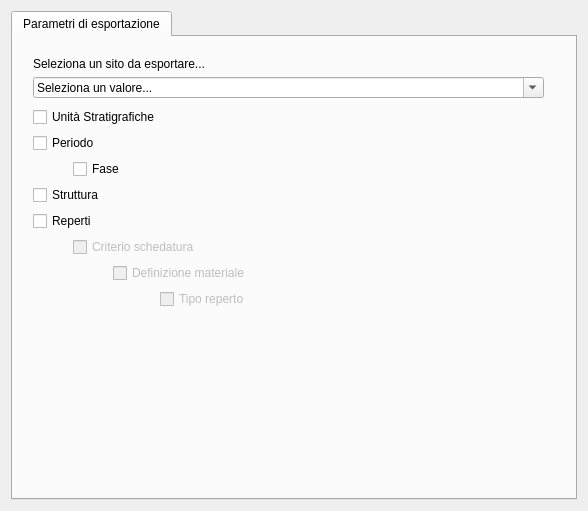
<?xml version="1.0" encoding="UTF-8"?>
<ui version="4.0">
 <class>Dialog_img_exp</class>
 <widget class="QDialog" name="Dialog_img_exp">
  <property name="windowModality">
   <enum>Qt::NonModal</enum>
  </property>
  <property name="enabled">
   <bool>true</bool>
  </property>
  <property name="geometry">
   <rect>
    <x>0</x>
    <y>0</y>
    <width>588</width>
    <height>511</height>
   </rect>
  </property>
  <property name="minimumSize">
   <size>
    <width>450</width>
    <height>279</height>
   </size>
  </property>
  <property name="maximumSize">
   <size>
    <width>1000</width>
    <height>1000</height>
   </size>
  </property>
  <property name="cursor">
   <cursorShape>PointingHandCursor</cursorShape>
  </property>
  <property name="windowTitle">
   <string>Impostazioni del sistema</string>
  </property>
  <property name="windowIcon">
   <iconset resource="resources.qrc">
    <normaloff>:/images/directoryExp.png</normaloff>:/images/directoryExp.png</iconset>
  </property>
  <layout class="QGridLayout" name="gridLayout_2">
   <item row="0" column="0">
    <widget class="QTabWidget" name="tabWidget">
     <property name="sizePolicy">
      <sizepolicy hsizetype="Expanding" vsizetype="Expanding">
       <horstretch>200</horstretch>
       <verstretch>200</verstretch>
      </sizepolicy>
     </property>
     <property name="currentIndex">
      <number>0</number>
     </property>
     <widget class="QWidget" name="tab">
      <attribute name="title">
       <string>Parametri di esportazione</string>
      </attribute>
      <widget class="QWidget" name="layoutWidget">
       <property name="geometry">
        <rect>
         <x>20</x>
         <y>20</y>
         <width>511</width>
         <height>41</height>
        </rect>
       </property>
       <layout class="QVBoxLayout" name="verticalLayout">
        <item>
         <widget class="QLabel" name="label">
          <property name="text">
           <string>Seleziona un sito da esportare...</string>
          </property>
         </widget>
        </item>
        <item>
         <widget class="QComboBox" name="comboBox_sito">
          <property name="enabled">
           <bool>true</bool>
          </property>
          <property name="mouseTracking">
           <bool>false</bool>
          </property>
          <property name="contextMenuPolicy">
           <enum>Qt::DefaultContextMenu</enum>
          </property>
          <property name="acceptDrops">
           <bool>false</bool>
          </property>
          <property name="editable">
           <bool>true</bool>
          </property>
          <property name="duplicatesEnabled">
           <bool>false</bool>
          </property>
          <property name="frame">
           <bool>true</bool>
          </property>
          <item>
           <property name="text">
            <string>Seleziona un valore...</string>
           </property>
          </item>
         </widget>
        </item>
       </layout>
      </widget>
      <widget class="QWidget" name="layoutWidget">
       <property name="geometry">
        <rect>
         <x>20</x>
         <y>70</y>
         <width>391</width>
         <height>223</height>
        </rect>
       </property>
       <layout class="QGridLayout" name="gridLayout">
        <property name="sizeConstraint">
         <enum>QLayout::SetFixedSize</enum>
        </property>
        <item row="7" column="0" colspan="5">
         <layout class="QHBoxLayout" name="horizontalLayout">
          <item>
           <spacer name="horizontalSpacer_4">
            <property name="orientation">
             <enum>Qt::Horizontal</enum>
            </property>
            <property name="sizeType">
             <enum>QSizePolicy::Expanding</enum>
            </property>
            <property name="sizeHint" stdset="0">
             <size>
              <width>120</width>
              <height>20</height>
             </size>
            </property>
           </spacer>
          </item>
          <item>
           <widget class="QCheckBox" name="checkBox_tipo_reperto">
            <property name="enabled">
             <bool>false</bool>
            </property>
            <property name="text">
             <string>Tipo reperto</string>
            </property>
           </widget>
          </item>
         </layout>
        </item>
        <item row="2" column="0" colspan="3">
         <layout class="QHBoxLayout" name="horizontalLayout_4">
          <item>
           <spacer name="horizontalSpacer">
            <property name="orientation">
             <enum>Qt::Horizontal</enum>
            </property>
            <property name="sizeType">
             <enum>QSizePolicy::Preferred</enum>
            </property>
            <property name="sizeHint" stdset="0">
             <size>
              <width>40</width>
              <height>20</height>
             </size>
            </property>
           </spacer>
          </item>
          <item>
           <widget class="QCheckBox" name="checkBox_fase">
            <property name="text">
             <string>Fase</string>
            </property>
           </widget>
          </item>
         </layout>
        </item>
        <item row="5" column="0" colspan="5">
         <layout class="QHBoxLayout" name="horizontalLayout_5">
          <item>
           <layout class="QHBoxLayout" name="horizontalLayout_3">
            <item>
             <spacer name="horizontalSpacer_2">
              <property name="orientation">
               <enum>Qt::Horizontal</enum>
              </property>
              <property name="sizeHint" stdset="0">
               <size>
                <width>40</width>
                <height>20</height>
               </size>
              </property>
             </spacer>
            </item>
            <item>
             <widget class="QCheckBox" name="checkBox_criterio_schedatura">
              <property name="enabled">
               <bool>false</bool>
              </property>
              <property name="text">
               <string>Criterio schedatura</string>
              </property>
             </widget>
            </item>
           </layout>
          </item>
          <item>
           <spacer name="horizontalSpacer_5">
            <property name="orientation">
             <enum>Qt::Horizontal</enum>
            </property>
            <property name="sizeHint" stdset="0">
             <size>
              <width>40</width>
              <height>20</height>
             </size>
            </property>
           </spacer>
          </item>
         </layout>
        </item>
        <item row="6" column="0" colspan="5">
         <layout class="QHBoxLayout" name="horizontalLayout_2">
          <item>
           <spacer name="horizontalSpacer_3">
            <property name="orientation">
             <enum>Qt::Horizontal</enum>
            </property>
            <property name="sizeType">
             <enum>QSizePolicy::Minimum</enum>
            </property>
            <property name="sizeHint" stdset="0">
             <size>
              <width>80</width>
              <height>20</height>
             </size>
            </property>
           </spacer>
          </item>
          <item>
           <widget class="QCheckBox" name="checkBox_definizione_materiale">
            <property name="enabled">
             <bool>false</bool>
            </property>
            <property name="text">
             <string>Definizione materiale</string>
            </property>
           </widget>
          </item>
         </layout>
        </item>
        <item row="6" column="5">
         <spacer name="horizontalSpacer_12">
          <property name="orientation">
           <enum>Qt::Horizontal</enum>
          </property>
          <property name="sizeHint" stdset="0">
           <size>
            <width>170</width>
            <height>20</height>
           </size>
          </property>
         </spacer>
        </item>
        <item row="4" column="2" colspan="4">
         <spacer name="horizontalSpacer_10">
          <property name="orientation">
           <enum>Qt::Horizontal</enum>
          </property>
          <property name="sizeHint" stdset="0">
           <size>
            <width>438</width>
            <height>20</height>
           </size>
          </property>
         </spacer>
        </item>
        <item row="1" column="0">
         <widget class="QCheckBox" name="checkBox_periodo">
          <property name="text">
           <string>Periodo</string>
          </property>
         </widget>
        </item>
        <item row="0" column="0" colspan="4">
         <widget class="QCheckBox" name="checkBox_US">
          <property name="text">
           <string>Unità Stratigrafiche</string>
          </property>
         </widget>
        </item>
        <item row="3" column="0" colspan="2">
         <widget class="QCheckBox" name="checkBox_struttura">
          <property name="text">
           <string>Struttura</string>
          </property>
         </widget>
        </item>
        <item row="0" column="4" colspan="2">
         <spacer name="horizontalSpacer_6">
          <property name="orientation">
           <enum>Qt::Horizontal</enum>
          </property>
          <property name="sizeHint" stdset="0">
           <size>
            <width>388</width>
            <height>20</height>
           </size>
          </property>
         </spacer>
        </item>
        <item row="4" column="0" colspan="2">
         <widget class="QCheckBox" name="checkBox_reperti">
          <property name="text">
           <string>Reperti</string>
          </property>
         </widget>
        </item>
        <item row="2" column="3" colspan="3">
         <spacer name="horizontalSpacer_8">
          <property name="orientation">
           <enum>Qt::Horizontal</enum>
          </property>
          <property name="sizeHint" stdset="0">
           <size>
            <width>408</width>
            <height>20</height>
           </size>
          </property>
         </spacer>
        </item>
        <item row="3" column="2" colspan="4">
         <spacer name="horizontalSpacer_9">
          <property name="orientation">
           <enum>Qt::Horizontal</enum>
          </property>
          <property name="sizeHint" stdset="0">
           <size>
            <width>438</width>
            <height>20</height>
           </size>
          </property>
         </spacer>
        </item>
        <item row="5" column="5">
         <spacer name="horizontalSpacer_11">
          <property name="orientation">
           <enum>Qt::Horizontal</enum>
          </property>
          <property name="sizeHint" stdset="0">
           <size>
            <width>288</width>
            <height>20</height>
           </size>
          </property>
         </spacer>
        </item>
        <item row="1" column="1" colspan="5">
         <spacer name="horizontalSpacer_7">
          <property name="orientation">
           <enum>Qt::Horizontal</enum>
          </property>
          <property name="sizeHint" stdset="0">
           <size>
            <width>448</width>
            <height>20</height>
           </size>
          </property>
         </spacer>
        </item>
        <item row="7" column="5">
         <spacer name="horizontalSpacer_13">
          <property name="orientation">
           <enum>Qt::Horizontal</enum>
          </property>
          <property name="sizeHint" stdset="0">
           <size>
            <width>288</width>
            <height>20</height>
           </size>
          </property>
         </spacer>
        </item>
       </layout>
      </widget>
     </widget>
    </widget>
   </item>
  </layout>
 </widget>
 <resources>
  <include location="resources.qrc"/>
 </resources>
 <connections/>
</ui>
